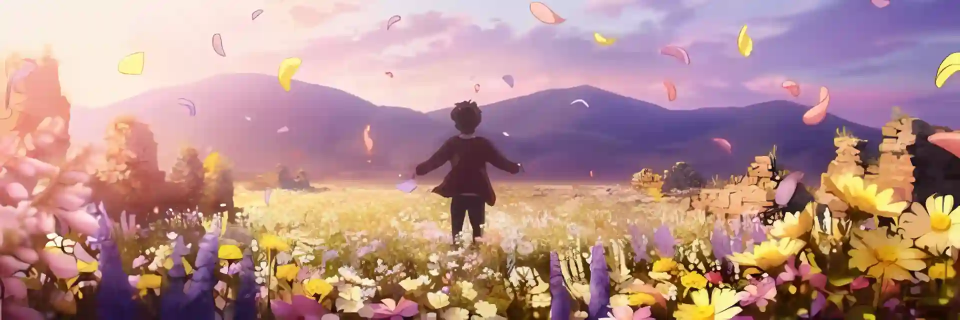
#> input picture cache/image-1.webp, 1920 x 640 px (shown at 1/2 size)
$ python -i duplicate_detector.py   (imports and definitions only)
#> lines starting #> are read from the running program, lines starting #| are printed output that depends on the picture
import os
import json
import time
import urllib.parse
import http.server
import socketserver
import hashlib
import sys
import webbrowser
from PIL import Image
from paths import CACHE_DIR, DUPLICATE_HASH_CACHE, INDEX_FILE, MAIN_DIR, PROJECT_DIR

# Configuration
PORT = 8000
cache_dir = CACHE_DIR
main_dir = MAIN_DIR
index_path = INDEX_FILE
hash_cache_path = DUPLICATE_HASH_CACHE

def get_image_hash(filepath):
    """Compute combined dHash and aHash of the image for visual similarity comparison."""
#> called with filepath = 'cache/image-1.webp'
    try:
        with Image.open(filepath) as img:
            # Convert to grayscale
#> img is the input picture: PIL image 1920x640 RGB; mean R, G, B 180.8, 143, 139.4
            img_gray = img.convert('L')
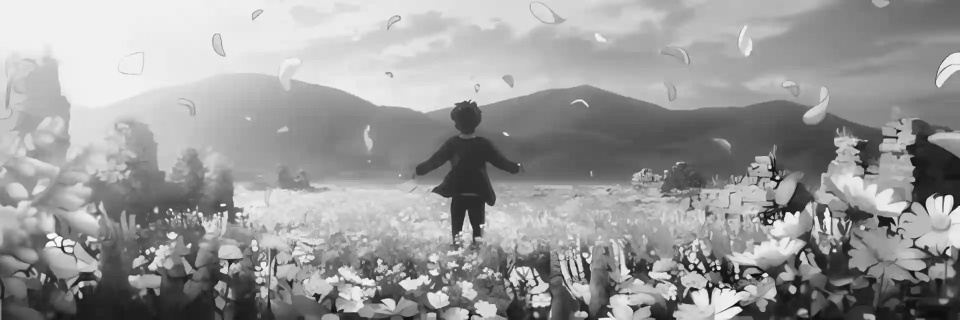
#> img_gray: PIL image 1920x640 L (shown at 1/2 size); min 0, max 255, mean 153.9

            # 1. dHash (Difference Hash) - 9x8 image
            img_dhash = img_gray.resize((9, 8), Image.Resampling.BILINEAR)
            pixels = list(img_dhash.getdata())
#> pixels = 72 values, max 241 at index 0, min 59 at index 71, mean 154.2
            diff = []
            for row in range(8):
                for col in range(8):
                    diff.append(pixels[row * 9 + col] > pixels[row * 9 + col + 1])
#> (the rest of the program and of its run is left out)
